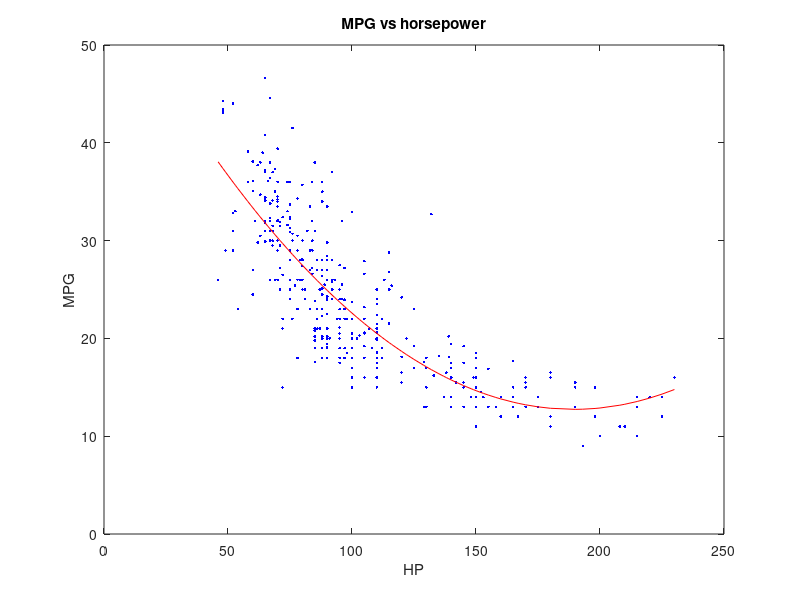

MATLAB code for this plot:
%a4q1.m
%Script file for fitting a quadratic function to data related MPG to horsepower

% data containing MPG (y) as a function of horsepower (x)
load a4q1
format long

%plot the data as discrete points
figure(1);
plot(x,y,'b.'); hold on;
title('MPG vs horsepower'); ylabel('MPG'); xlabel('HP');

%quadratic function
A = [ones(size(x)) x x.^2];

coeffs = A\y
figure(1); plot(x,A*coeffs,'r-'); hold off;


% FILL IN CODE FOR EXPONENTIAL/POWER FIT HERE
